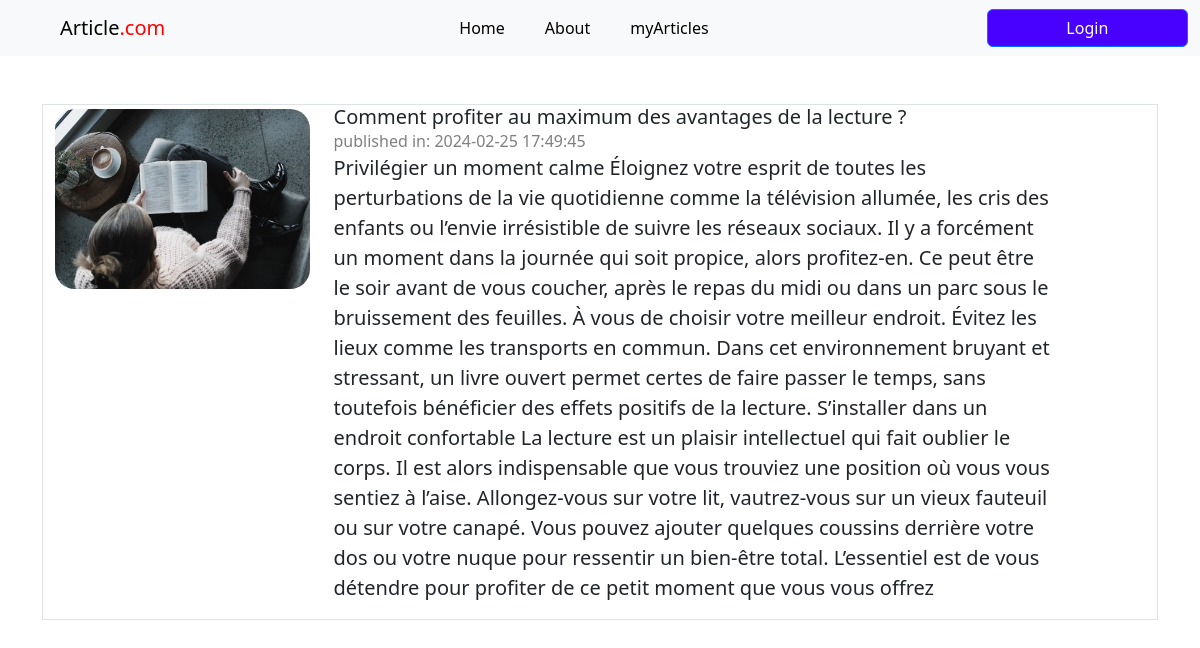
The app's page /Viewmore.php?ID=19 with its own data.
### tables this page shows
CREATE TABLE `article` (
  `ID` int(11) NOT NULL,
  `header` varchar(255) NOT NULL,
  `pub` text NOT NULL,
  `Date_pub` datetime NOT NULL,
  `User_ID` int(11) NOT NULL,
  `img_path` varchar(255) NOT NULL
);

### Viewmore.php (the view, shortened to what this page needs)
<?php
   include "init.php";
   $article_id=$_GET['ID'];
   $statement = $con->prepare("SELECT * FROM article WHERE ID=?");
   $statement->execute(array($article_id));
   $row= $statement->fetch();
   if($statement->rowCount()>0){
      echo "<div class='container mt-5'>";
      echo "<div class='row w-70 mx-auto mt-3 border'>";
                            echo "<div class='col-lg-3 col-md-6 col-sm-6 myarticle mb-3'>";
                                        echo "<img class='img-fluid edit-image-article' src='".$row['img_path']."'>";
                            echo "</div>";
                            echo "<div class='col-lg-8 col-md-6 col-sm-6'>";
                                 echo "<h5 class='mb-0'>".$row['header']."</h5>";
                                 echo "<span class='text-black-50 fs-6'>published in: ".$row['Date_pub']."</span>";
                                 echo "<p class='lead'>".$row['pub']."</p>";
                           echo "</div>";
      echo "</div>";
      echo "</div>";
   }
   else{
      echo "<div class='container alert alert-danger'>This Article didn't Exsit </div>";
   }
?>

### style.css (style rules this page uses)
.myarticle img { border-radius: 20px; }
.edit-image-article { margin-top: 4px; margin-bottom: 4px; height: 180px !important; width: 100% !important; }

### records on screen
article: img_path (picture), header "Comment profiter au maximum des avantages de la lecture ?", Date_pub "2024-02-25 17:49:45", pub "Privilégier un moment calme Éloignez votre esprit de toutes les perturbations de la vie quotidienne comme la télévision allumée, les cris des enfants ou l’envie irrésistible de suivre les réseaux sociaux. Il y a forcément un moment dans la journée qui soit propice, alors profitez-en. Ce peut être le soir avant de vous coucher, après le repas du midi ou dans un parc sous le bruissement des feuilles. À vous de choisir votre meilleur endroit. Évitez les lieux comme les transports en commun. Dans cet environnement bruyant et stressant, un livre ouvert permet certes de faire passer le temps, sans toutefois bénéficier des effets positifs de la lecture. S’installer dans un endroit confortable La…"
